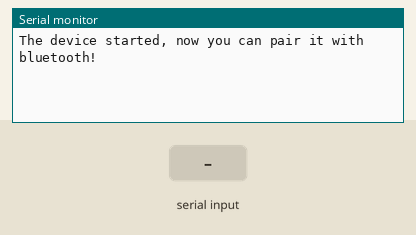
Simulated run of this sketch. Board: ESP32. Shown: the last lines printed to the serial monitor. Inputs (shaded band) come from the test bench. Nothing arrives over Bluetooth unless stated.

Above: at 1.2 s.
1.3 s: "1" received over the second serial link
At 1.6 s:
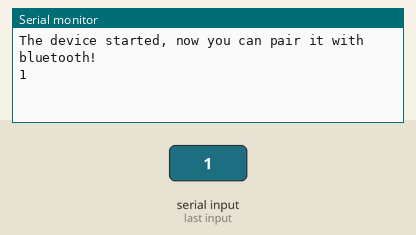
2.8 s: "0" received over the second serial link
At 4.1 s:
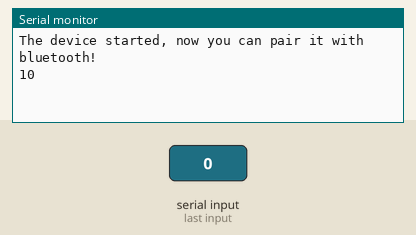

Measured:
- after the input at 1.3 s, the serial monitor: prints a new line at once (image 1)
- after the input at 2.8 s, the serial monitor: prints a new line at once (image 2)

The sketch:

Simple_helloworld_bluetooth.ino
```cpp
//base sample by Evandro Copercini - 2018

//This example creates a bridge between Serial and Classical Bluetooth (SPP)
//and also demonstrate that SerialBT have the same functionalities of a normal Serial

#include "BluetoothSerial.h"

#if !defined(CONFIG_BT_ENABLED) || !defined(CONFIG_BLUEDROID_ENABLED)
#error Bluetooth is not enabled! Please run `make menuconfig` to and enable it
#endif

#if !defined(CONFIG_BT_SPP_ENABLED)
#error Serial Bluetooth not available or not enabled. It is only available for the ESP32 chip.
#endif

BluetoothSerial SerialBT;

void setup() {
  Serial.begin(115200);
  SerialBT.begin("ESP32test"); //Bluetooth device name
  Serial.println("The device started, now you can pair it with bluetooth!");
  SerialBT.setPin("1234"); //Set a 4-digit pin code
}

void loop() {
  if (Serial.available()) {
    SerialBT.write(Serial.read());
  }
  if (SerialBT.available()) {
    Serial.write(SerialBT.read());
  }
  SerialBT.println("Hello, world!");
  delay(20);
}
```
